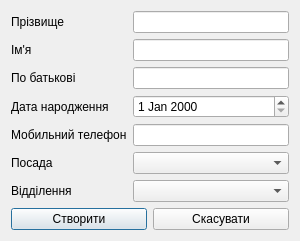
<?xml version="1.0" encoding="UTF-8"?>
<ui version="4.0">
 <class>EmployeeCreator</class>
 <widget class="QWidget" name="EmployeeCreator">
  <property name="geometry">
   <rect>
    <x>0</x>
    <y>0</y>
    <width>300</width>
    <height>231</height>
   </rect>
  </property>
  <property name="windowTitle">
   <string>Реєстрація співробітника</string>
  </property>
  <layout class="QGridLayout" name="gridLayout">
   <item row="2" column="1">
    <widget class="QPushButton" name="pbCancel">
     <property name="text">
      <string>Скасувати</string>
     </property>
    </widget>
   </item>
   <item row="0" column="0" colspan="2">
    <layout class="QFormLayout" name="formLayout">
     <property name="formAlignment">
      <set>Qt::AlignLeading|Qt::AlignLeft|Qt::AlignVCenter</set>
     </property>
     <item row="0" column="0">
      <widget class="QLabel" name="lLastname">
       <property name="text">
        <string>Прізвище</string>
       </property>
      </widget>
     </item>
     <item row="1" column="0">
      <widget class="QLabel" name="lFistname">
       <property name="text">
        <string>Ім'я</string>
       </property>
      </widget>
     </item>
     <item row="2" column="0">
      <widget class="QLabel" name="lPatronymic">
       <property name="text">
        <string>По батькові</string>
       </property>
      </widget>
     </item>
     <item row="3" column="0">
      <widget class="QLabel" name="lDOB">
       <property name="text">
        <string>Дата народження</string>
       </property>
      </widget>
     </item>
     <item row="4" column="0">
      <widget class="QLabel" name="lMob">
       <property name="text">
        <string>Мобильний телефон</string>
       </property>
      </widget>
     </item>
     <item row="5" column="0">
      <widget class="QLabel" name="lPost">
       <property name="text">
        <string>Посада</string>
       </property>
      </widget>
     </item>
     <item row="0" column="1">
      <widget class="QLineEdit" name="leLastname"/>
     </item>
     <item row="1" column="1">
      <widget class="QLineEdit" name="leFirstname"/>
     </item>
     <item row="2" column="1">
      <widget class="QLineEdit" name="lePatronymic"/>
     </item>
     <item row="3" column="1">
      <widget class="QDateEdit" name="deDOB"/>
     </item>
     <item row="4" column="1">
      <widget class="QLineEdit" name="leMob">
       <property name="inputMask">
        <string>0000000000</string>
       </property>
      </widget>
     </item>
     <item row="5" column="1">
      <widget class="QComboBox" name="cmbPost"/>
     </item>
     <item row="6" column="0">
      <widget class="QLabel" name="lOfc">
       <property name="text">
        <string>Відділення</string>
       </property>
      </widget>
     </item>
     <item row="6" column="1">
      <widget class="QComboBox" name="cmbOfc"/>
     </item>
    </layout>
   </item>
   <item row="2" column="0">
    <widget class="QPushButton" name="pbCreateEmployee">
     <property name="text">
      <string>Створити</string>
     </property>
     <property name="autoDefault">
      <bool>true</bool>
     </property>
     <property name="default">
      <bool>true</bool>
     </property>
    </widget>
   </item>
   <item row="1" column="0" colspan="2">
    <spacer name="verticalSpacer">
     <property name="orientation">
      <enum>Qt::Vertical</enum>
     </property>
     <property name="sizeHint" stdset="0">
      <size>
       <width>20</width>
       <height>40</height>
      </size>
     </property>
    </spacer>
   </item>
  </layout>
 </widget>
 <resources/>
 <connections/>
</ui>
